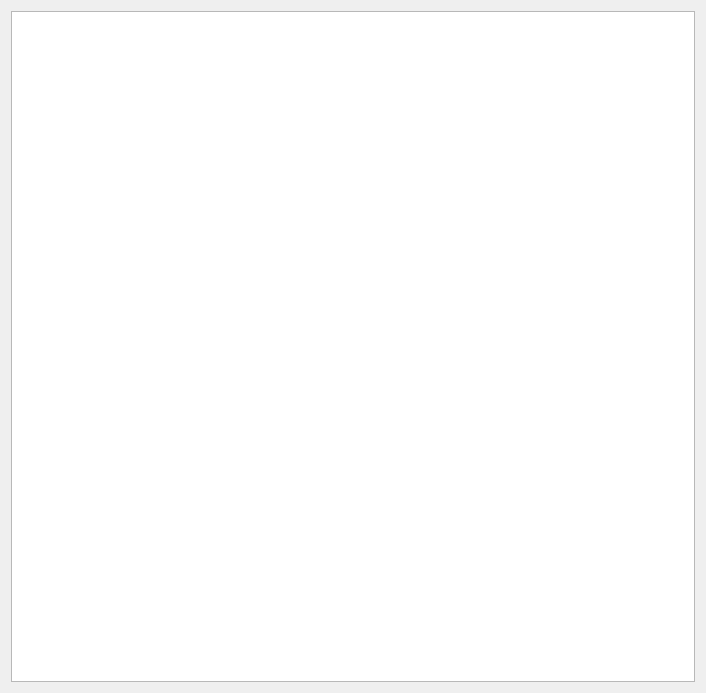
<?xml version="1.0" encoding="UTF-8"?>
<ui version="4.0">
 <class>drawWindow</class>
 <widget class="QWidget" name="drawWindow">
  <property name="geometry">
   <rect>
    <x>0</x>
    <y>0</y>
    <width>706</width>
    <height>693</height>
   </rect>
  </property>
  <property name="windowTitle">
   <string>drawWindow</string>
  </property>
  <layout class="QVBoxLayout" name="verticalLayout">
   <item>
    <widget class="QGraphicsView" name="graphicsView">
     <property name="sizePolicy">
      <sizepolicy hsizetype="Minimum" vsizetype="Minimum">
       <horstretch>0</horstretch>
       <verstretch>0</verstretch>
      </sizepolicy>
     </property>
     <property name="cursor" stdset="0">
      <cursorShape>CrossCursor</cursorShape>
     </property>
     <property name="mouseTracking">
      <bool>true</bool>
     </property>
     <property name="focusPolicy">
      <enum>Qt::ClickFocus</enum>
     </property>
     <property name="layoutDirection">
      <enum>Qt::LeftToRight</enum>
     </property>
    </widget>
   </item>
  </layout>
 </widget>
 <layoutdefault spacing="6" margin="11"/>
 <resources>
  <include location="CompGraph.qrc"/>
 </resources>
 <connections/>
</ui>
